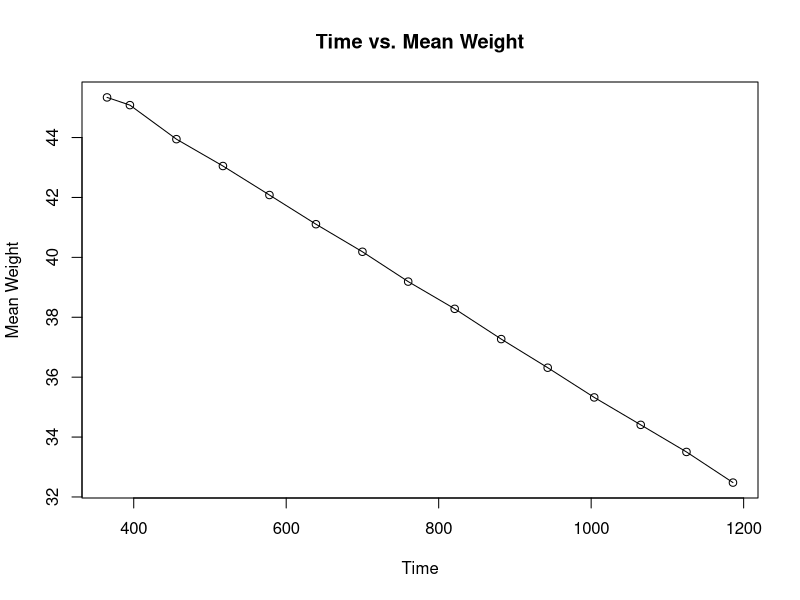
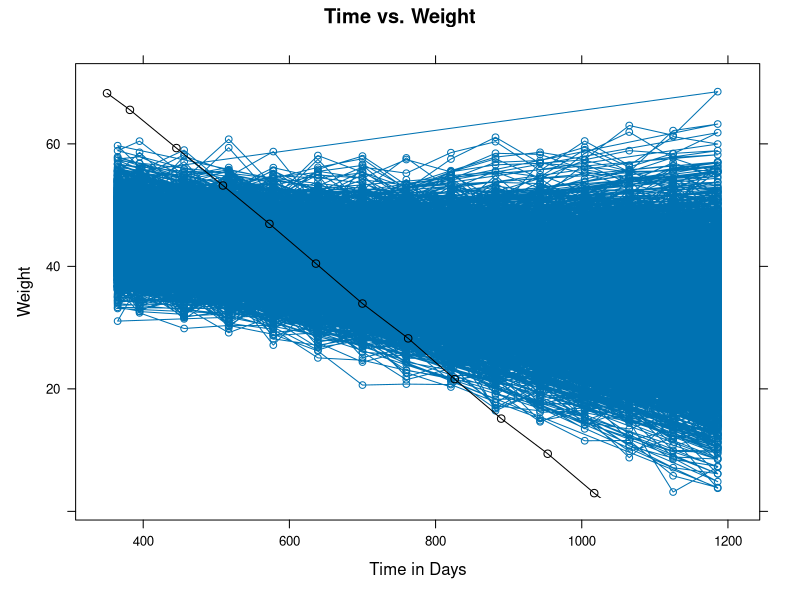
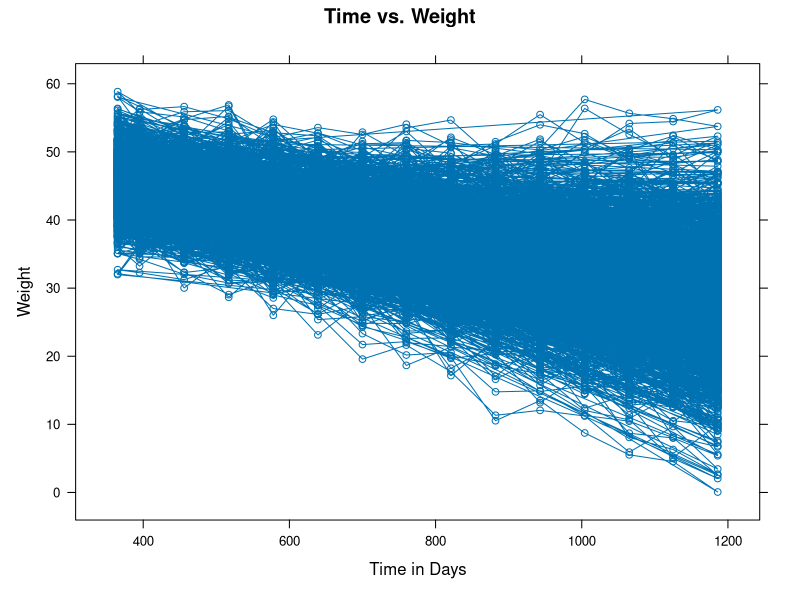

Here is the R script that generated these plots, in order:
#-----------------------------------------------------------------------------
# Simulate a toy data set under the settings of the proposed BVS model.
#-----------------------------------------------------------------------------
require(MASS)
require(reshape2)
require(lme4)
require(lattice)

set.seed(3)

#### parameter settings ####
days<- c(365,395,456,517,578,639,700,760,821,882,943,1004,1065,1125,1186)
W<- matrix(0, nrow=length(days), ncol=2)
W[,1]<- 1
W[,2]<- days/365 - 1 # standardize
Z<- W
X<- matrix(W[,2], ncol=1)
idmatrix<- diag(length(days))

#### prior settings ####
d1 = 75.95
d2 = 871.47

# small random effects
# d1 = 6.85
# d2 = 5.85

## estimated from variance of the Random effects for 'Intercept' and 'days'
# hist(rgamma(1000, d1, d2), 100)
d3 = matrix(c(45.50, -5.75), ncol=1)
d4_inv = matrix(c(0.04, -0.02, -0.02, 0.06), nrow=2, ncol=2)

#### initial values ####
sigma2<- 5.06
lambdaD<- 1/((9.065+14.261)/2)

# small random effects
# lambdaD<- 1/1.0

alpha<- matrix(c(45.50, -5.75), ncol=1)

#### generate control grp ####
n_contrl<- 2266
y_contrl<- matrix(0, nrow=n_contrl, ncol=length(days))
for(i in 1:n_contrl){
  y_contrl[i,]<- W%*%alpha +
                 Z%*%matrix(mvrnorm(1, matrix(0, nrow=2, ncol=1), diag(2)/rgamma(1, d1, d2)), ncol=1) +
                 matrix(mvrnorm(1, matrix(0, nrow=length(days), ncol=1), sigma2*idmatrix), ncol=1)
}

colnames(y_contrl)<- days

contrl_grp<- as.data.frame(y_contrl)
contrl_grp$id<- as.factor(seq(1, n_contrl))
contrl_grp$diet<- as.factor(99)

## convert to long format
contrl_grp<- melt(contrl_grp, id.vars = c('id', 'diet'), variable.name  = 'days', value.name = 'weight')
contrl_grp<- contrl_grp[order(contrl_grp$id, contrl_grp$days), ]
contrl_grp$days<- as.numeric(as.character(contrl_grp$days))
contrl_grp = contrl_grp[, c("days", "id", 'diet', 'weight')]

## save to file
write.table(contrl_grp, "simu_control_grp.txt", quote = FALSE, row.names=FALSE)

## visualize
plot(days, apply(y_contrl, 2, mean), 'o', main="Time vs. Mean Weight", xlab="Time", ylab="Mean Weight")
xyplot(contrl_grp$weight~contrl_grp$days, type="o", main="Time vs. Weight", xlab="Time in Days", ylab="Weight")
# xyplot(weight ~ days | id, data=contrl_grp,
#        prepanel = function(x, y) prepanel.loess(x, y, family="gaussian"),
#        xlab = "Age", ylab = "Tolerance",
#        panel = function(x, y) {
#          panel.xyplot(x, y)
#          panel.loess(x,y, family="gaussian") },
#        ylim=c(30, 60), as.table=T)

## mixed effects model1
contrl_model<- contrl_grp
contrl_model$days<- contrl_model$days/365-1
fm_contrl<- lmer(weight ~ days + (days | id), data=contrl_model, REML=F)
summary(fm_contrl)

#### generate treatment grp ####
## add Beta params to modify Alpha
beta<- -2

## simulate data
n_trt<- 1000
y_trt<- matrix(0, nrow=n_trt, ncol=length(days))
for(i in 1:n_trt){
  y_trt[i,]<- W%*%alpha + X*beta +
    Z%*%matrix(mvrnorm(1, matrix(0, nrow=2, ncol=1), diag(2)/rgamma(1, d1, d2)), ncol=1) +
    matrix(mvrnorm(1, matrix(0, nrow=length(days), ncol=1), sigma2*idmatrix), ncol=1)
}

colnames(y_trt)<- days

trt_grp<- as.data.frame(y_trt)
trt_grp$id<- as.factor(seq(n_contrl+1, n_contrl+n_trt))
trt_grp$diet<- as.factor(1)

## convert to long format
trt_grp<- melt(trt_grp, id.vars = c('id', 'diet'), variable.name  = 'days', value.name = 'weight')
trt_grp<- trt_grp[order(trt_grp$id, trt_grp$days), ]
trt_grp$days<- as.numeric(as.character(trt_grp$days))
trt_grp = trt_grp[, c("days", "id", 'diet', 'weight')]

## save to file
simu_grp<- rbind(trt_grp, contrl_grp)
write.table(simu_grp, "simu_grp_3.txt", quote = FALSE, row.names=FALSE)

## visualize
lines(days, apply(y_trt, 2, mean) , 'o', main="Time vs. Mean Weight", xlab="Time", ylab="Mean Weight")
xyplot(trt_grp$weight~trt_grp$days, type="o", main="Time vs. Weight", xlab="Time in Days", ylab="Weight")
# xyplot(weight ~ days | id, data=trt_grp,
#        prepanel = function(x, y) prepanel.loess(x, y, family="gaussian"),
#        xlab = "Age", ylab = "Tolerance",
#        panel = function(x, y) {
#          panel.xyplot(x, y)
#          panel.loess(x,y, family="gaussian") },
#        ylim=c(30, 60), as.table=T)

## mixed effects model1
fm_trt<- lmer(weight ~ days + (days | id), data=trt_grp, REML=F)
summary(fm_trt)





